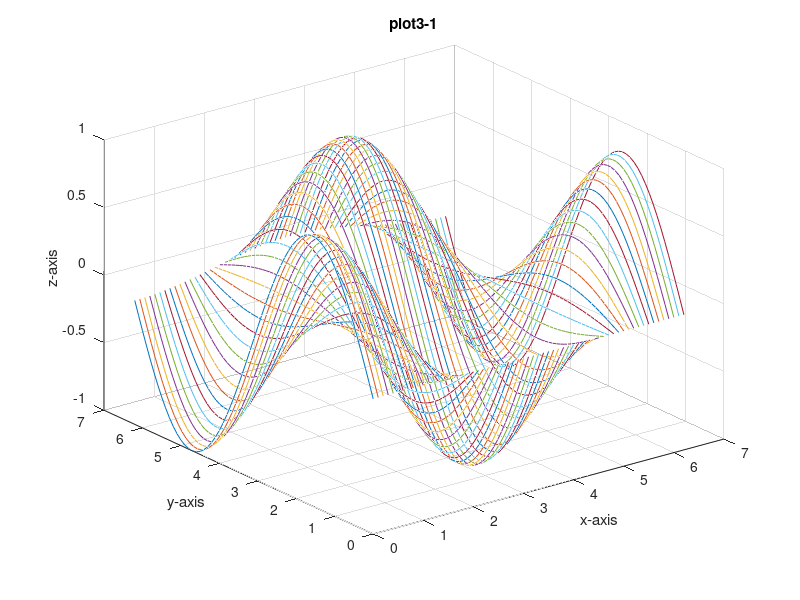

The MATLAB script that drew this image:
%program 1

x=0:0.1:2*pi;

[x,y]=meshgrid(x);

z=sin(y).*cos(x);

mesh(x,y,z);

xlabel('x-axis'),ylabel('y-axis'),zlabel('z-axis');

title('mesh'); pause;

%program 2

x=0:0.1:2*pi;

[x,y]=meshgrid(x);

z=sin(y).*cos(x);

surf(x,y,z);

xlabel('x-axis'),ylabel('y-axis'),zlabel('z-axis');

title('surf'); pause;

%program 3

x=0:0.1:2*pi;

[x,y]=meshgrid(x);

z=sin(y).*cos(x);

plot3(x,y,z);

xlabel('x-axis'),ylabel('y-axis'),zlabel('z-axis');

title('plot3-1');grid;